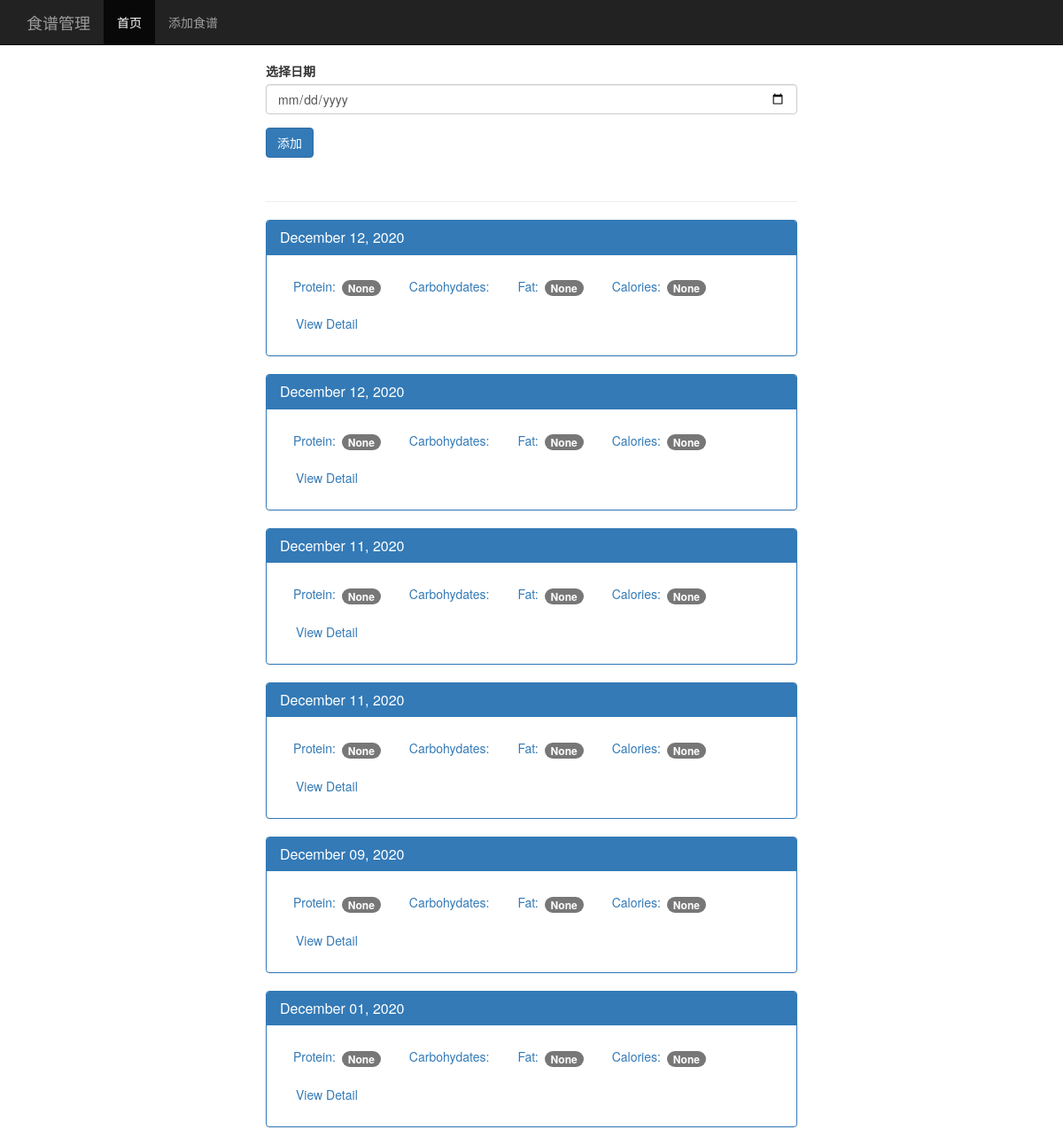
The app's page /, older data.
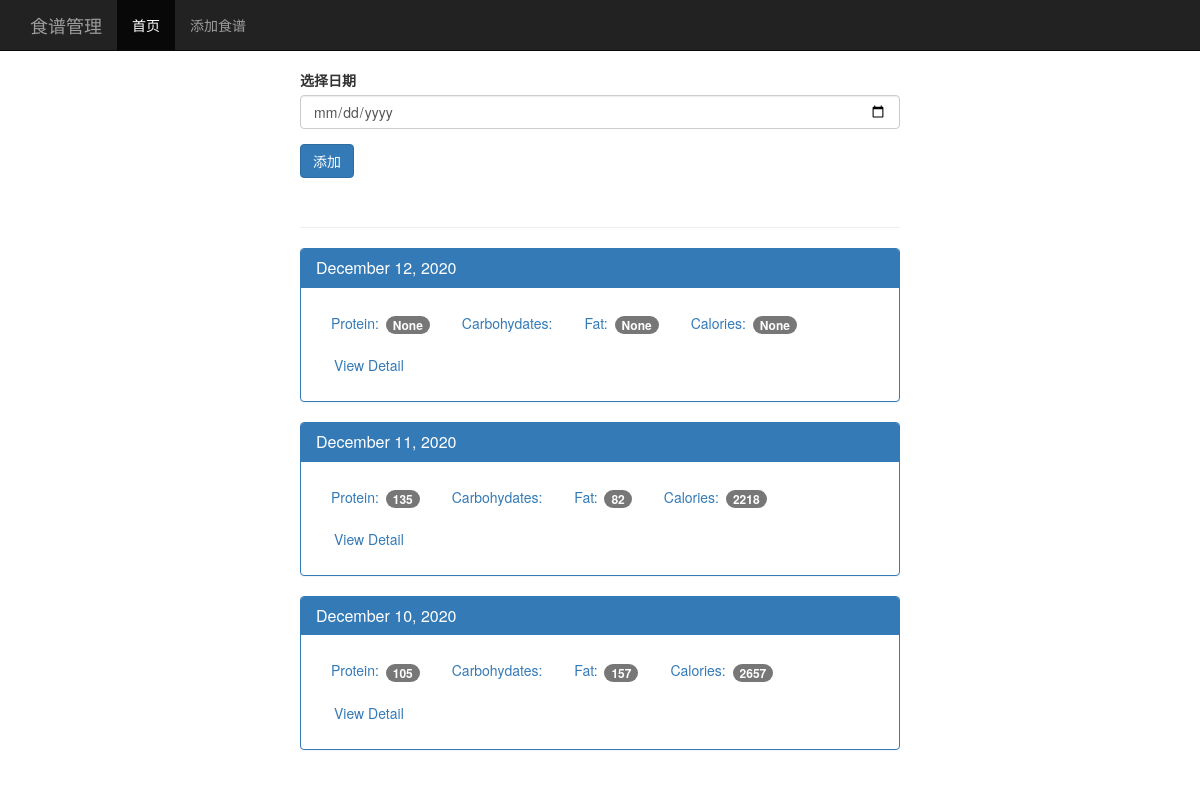
The same page, newer data.
### tables this page shows
CREATE TABLE log_date (
    id integer primary key autoincrement,
    entry_date date not null
);

### app.py (the view)
@app.route('/', methods=['POST','GET'])
def index():
    db = get_db()
    if request.method == 'POST':
        date = request.form['date'] #assuming the date is in YYYY-MM-DD format
        dt = datetime.strptime(date, '%Y-%m-%d')
        database_date = datetime.strftime(dt, '%Y%m%d')
        db.execute('insert into log_date (entry_date) values (?)', [database_date])
        db.commit()
    cur = db.execute('''select log_date.entry_date,
                        sum(food.protein) as protein,
                        sum(food.carbohydrates) as carbohydrates,
                        sum(food.fat) as fat,
                        sum(food.calories) as calories
                        from log_date
                        left join food_date on food_date.log_date_id = log_date.id
                        left join food on food.id = food_date.food_id
                        group by log_date.id
                        order by log_date.entry_date desc
                        ''')
    results = cur.fetchall()
    date_results = []
    for i in results:
        single_date = {}
        single_date['entry_date'] = i['entry_date']
        single_date['protein'] = i['protein']
        single_date['carbohydrates'] = i['carbohydrates']
        single_date['fat'] = i['fat']
        single_date['calories'] = i['calories']
        d = datetime.strptime(str(i['entry_date']),'%Y%m%d')
        single_date['pretty_date'] = datetime.strftime(d,'%B %d, %Y')
        date_results.append(single_date)
    return render_template('home.html', results = date_results)

### db.py (called while the page is built)
def connect_db():
    sql = sqlite3.connect('d:/pythondev/foodtrackerapp/food_log.db')
    sql.row_factory = sqlite3.Row
    return sql

def get_db():
    if not hasattr(g, 'sqlite_db'):
        g.sqlite_db = connect_db()
    return g.sqlite_db

### templates/home.html (shortened to what this page needs)
{% extends "base.html" %}
{% block body %}
    <nav class="navbar navbar-inverse navbar-fixed-top">
      <div class="container">
        <div class="navbar-header">
          <a class="navbar-brand" href="#">食谱管理</a>
        </div>
        <div id="navbar" class="navbar-collapse collapse">
          <ul class="nav navbar-nav">
            <li class="active"><a href="{{url_for('index')}}">首页</a></li>
            <li><a href="{{ url_for('food')}}">添加食谱</a></li>
          </ul>
        </div>
      </div>
    </nav>
    <div class="container theme-showcase col-sm-6 col-sm-offset-3" role="main">
      <div class="row">
        <div>
          <form method="POST" action="/">
            <div class="form-group">
              <label for="new-day">选择日期</label>
              <input type="date" class="form-control" name="date" id="new-day">
            </div>
            <button type="submit" class="btn btn-primary">添加</button>
          </form>
          <div class="page-header"></div>
          {% for r in results %}
          <div class="panel panel-primary">
            <div class="panel-heading">
              <h3 class="panel-title">{{ r.pretty_date }}</h3>
            </div>
            <div class="panel-body">
              <ul class="nav nav-pills" role="tablist">
                <li><a>Protein: <span class="badge">{{r.protein}}</span></a></li>
                <li><a>Carbohydates: </a></li>
                <li><a>Fat: <span class="badge">{{r.fat}}</span></a></li>
                <li><a>Calories: <span class="badge">{{r.calories}}</span></a></li>
                <li><a href="{{ url_for('view',date=r.entry_date)}}" type="button" class="btn btn-link">View Detail</a></li>
              </ul>
            </div>
          </div>
          {% endfor %}
        </div>
      </div>
    </div>
{% endblock %}

### templates/base.html (shortened to what this page needs)
<!DOCTYPE html>
<html lang="en">
  <head>
    <link href="{{ url_for('static', filename='bootstrap.min.css') }}" rel="stylesheet">
    <link href="{{ url_for('static', filename='theme.css') }}" rel="stylesheet">
  </head>
  <body>
  {% block body %}
  {% endblock %}
  </body>
</html>

### static/theme.css (style rules this page uses)
body { padding-top: 70px; padding-bottom: 30px; }

Row changes from the older to the newer data that the page shows:
removed log_date: pretty_date "December 12, 2020", protein "None", fat "None", calories "None"
removed log_date: pretty_date "December 11, 2020", protein "None", fat "None", calories "None"
removed log_date: pretty_date "December 11, 2020", protein "None", fat "None", calories "None"
removed log_date: pretty_date "December 09, 2020", protein "None", fat "None", calories "None"
removed log_date: pretty_date "December 01, 2020", protein "None", fat "None", calories "None"
added log_date: pretty_date "December 11, 2020", protein "135", fat "82", calories "2218"
added log_date: pretty_date "December 10, 2020", protein "105", fat "157", calories "2657"
